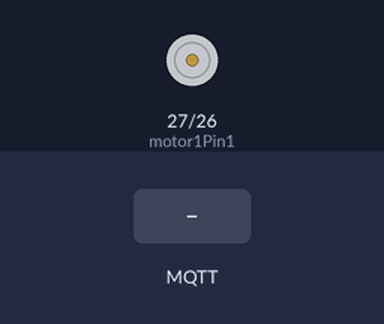
The sketch below on a simulated ESP32. On the bench: motor-driver pin pairs drawn as motors (green arrow = first pin HIGH = forward, orange = second pin HIGH = backward, longer = more drive, scaled by the enable pin). Inputs (shaded band) come from the test bench. WiFi joins after 1.5 s; servers stay silent unless stated; no MQTT or app messages arrive unless stated; what the sketch prints to the serial monitor is not drawn.

Above: at 2.7 s.
2.8 s: MQTT message "1" arrives on the first subscribed topic
4.3 s: MQTT message "1" arrives on the second subscribed topic
At 5.4 s:
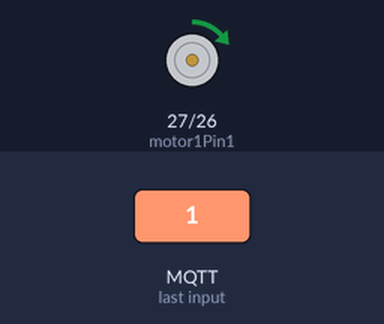
5.8 s: MQTT message "90" arrives on the second subscribed topic
At 6.5 s:
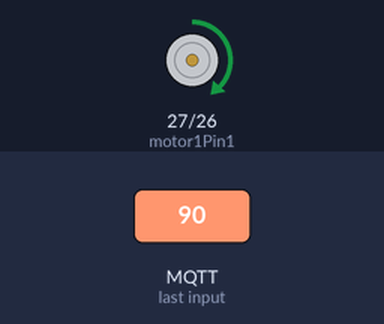
7.3 s: MQTT message "200" arrives on the second subscribed topic
At 7.6 s:
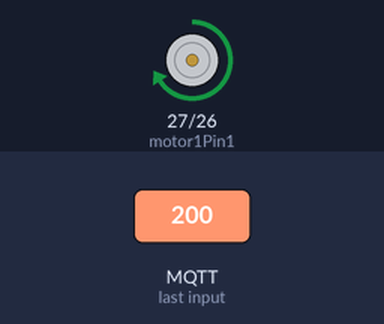
Timing chart, 0 to 9.8 s (numbered marks = the images above; inputs shaded):
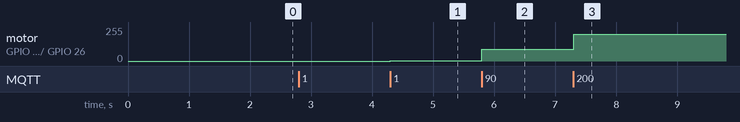

The sketch:

MotorSlider.ino
```cpp
#include <WiFi.h>
#include <PubSubClient.h>

const char* ssid = "TAHU";
const char* password = "emokmales123";
const char* mqtt_server = "broker.emqx.io";
const int mqtt_port = 1883;
const char* topic_control = "iot/motor/control";
const char* topic_speed = "iot/motor/speed";

int motor1Pin1 = 27;
int motor1Pin2 = 26;
int enable1Pin = 12;

const int freq = 30000;
const int pwmChannel = 0;
const int resolution = 8;
int dutyCycle = 0;
bool motorState = false;  // Status motor (ON/OFF)

WiFiClient espClient;
PubSubClient client(espClient);

void setup_wifi() {
  delay(10);
  Serial.begin(115200);
  Serial.print("Connecting to ");
  Serial.println(ssid);

  WiFi.begin(ssid, password);

  while (WiFi.status() != WL_CONNECTED) {
    delay(500);
    Serial.print(".");
  }

  Serial.println("\nWiFi connected");
  Serial.print("IP: ");
  Serial.println(WiFi.localIP());
}

void callback(char* topic, byte* payload, unsigned int length) {
  String message = "";
  for (int i = 0; i < length; i++) {
    message += (char)payload[i];
  }

  Serial.print("Topic: ");
  Serial.print(topic);
  Serial.print(" | Message: ");
  Serial.println(message);

  // Kontrol ON/OFF motor
  if (String(topic) == topic_control) {
    if (message == "1") {
      // MOTOR ON dengan kecepatan terakhir (dutyCycle)
      digitalWrite(motor1Pin1, HIGH);
      digitalWrite(motor1Pin2, LOW);
      ledcWrite(pwmChannel, dutyCycle);
      motorState = true;
      Serial.println("🚀 Motor ON");
      Serial.print("Kecepatan: ");
      Serial.print(dutyCycle);
      Serial.print(" (");
      Serial.print(map(dutyCycle, 0, 255, 0, 100));
      Serial.println("%)");
    }
    else if (message == "0") {
      // MOTOR OFF
      digitalWrite(motor1Pin1, LOW);
      digitalWrite(motor1Pin2, LOW);
      ledcWrite(pwmChannel, 0);
      motorState = false;
      Serial.println("🛑 Motor OFF");
    }
  }

  // Kontrol kecepatan
  if (String(topic) == topic_speed) {
    int speedVal = message.toInt();

    // Cek apakah nilai valid (0-255)
    if (speedVal >= 0 && speedVal <= 255) {
      dutyCycle = speedVal;
      Serial.print("Kecepatan diatur ke: ");
      Serial.print(dutyCycle);
      Serial.print(" (");
      Serial.print(map(dutyCycle, 0, 255, 0, 100));
      Serial.println("%)");

      // Jika motor sedang ON, langsung terapkan kecepatan
      if (motorState) {
        ledcWrite(pwmChannel, dutyCycle);
        Serial.println("Motor sedang ON - kecepatan diterapkan");
      } else {
        Serial.println("Motor OFF - kecepatan disimpan untuk next ON");
      }
    } else {
      Serial.print("⚠️ Nilai kecepatan invalid: ");
      Serial.println(speedVal);
    }
  }
}

void reconnect() {
  while (!client.connected()) {
    Serial.print("Connecting to MQTT...");
    if (client.connect("ESP32MotorClient")) {
      Serial.println("connected");
      client.subscribe(topic_control);
      client.subscribe(topic_speed);
    } else {
      Serial.print("Failed, rc=");
      Serial.print(client.state());
      Serial.println(" retrying in 5s...");
      delay(5000);
    }
  }
}

void setup() {
  Serial.begin(115200);

  pinMode(motor1Pin1, OUTPUT);
  pinMode(motor1Pin2, OUTPUT);

  ledcSetup(pwmChannel, freq, resolution);
  ledcAttachPin(enable1Pin, pwmChannel);

  // Pastikan motor mati saat startup
  digitalWrite(motor1Pin1, LOW);
  digitalWrite(motor1Pin2, LOW);
  ledcWrite(pwmChannel, 0);

  setup_wifi();
  client.setServer(mqtt_server, mqtt_port);
  client.setCallback(callback);
}

void loop() {
  if (!client.connected()) {
    reconnect();
  }
  client.loop();
}
```

Measured:
- after the input at 4.3 s, motor on GPIO 27 (motor1Pin1) / GPIO 26 (motor1Pin2): stopped → forward 1/255 at once
- after the input at 5.8 s, motor on GPIO 27 (motor1Pin1) / GPIO 26 (motor1Pin2): forward 1/255 → forward 90/255 at once
- after the input at 7.3 s, motor on GPIO 27 (motor1Pin1) / GPIO 26 (motor1Pin2): forward 90/255 → forward 199/255 at once
